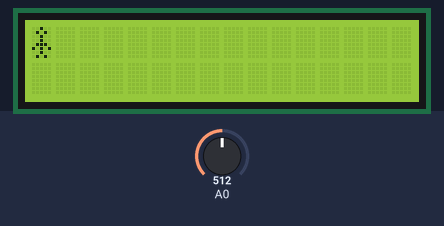
Bench run of a sketch on a simulated Arduino Uno, built with avr-gcc and run on an emulated ATmega328P. Shown: 16×2 character LCD. The test bench sets the inputs (shaded band); at power-on: A0 = 512.

Above: at 0.21 s.
At 1.42 s:
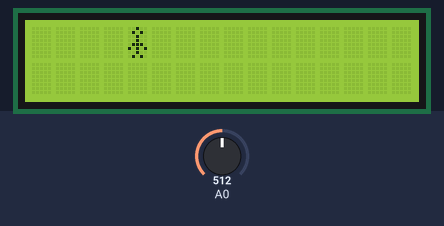
At 2.63 s:
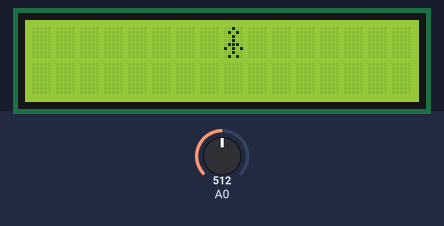
At 5.05 s:
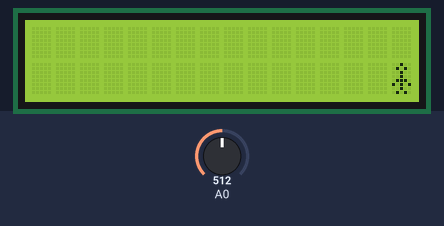
At 7.47 s:
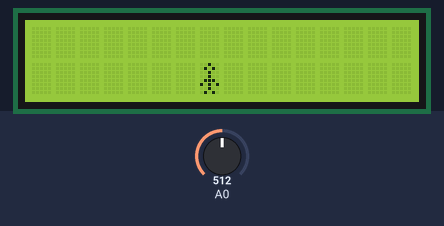
At 10.19 s:
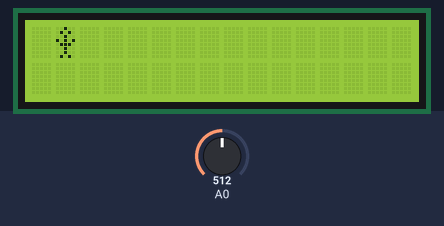

Measured:
- by itself, everything shown: repeats every 9.7 s, in 33 steps

The sketch:

adamak_motahara.ino
```cpp
#include <LiquidCrystal.h>
const int rs = 12, en = 11, d4 = 5, d5 = 4, d6 = 3, d7 = 2;
LiquidCrystal lcd(rs, en, d4, d5, d6, d7);


byte frownie[8] = {
  0b00000,
  0b00000,
  0b01010,
  0b00000,
  0b00000,
  0b00000,
  0b01110,
  0b10001
};

byte armsDown[8] = {
  0b00100,
  0b01010,
  0b00100,
  0b00100,
  0b01110,
  0b10101,
  0b00100,
  0b01010
};

byte armsUp[8] = {
  0b00100,
  0b01010,
  0b00100,
  0b10101,
  0b01110,
  0b00100,
  0b00100,
  0b01010
};

void setup() {

  lcd.begin(16, 2);

  // create a new character

  lcd.createChar(2, frownie);
  // create a new character
  lcd.createChar(3, armsDown);
  // create a new character
  lcd.createChar(4, armsUp);

  // set the cursor to the top left


  // Print a message to the lcd.


}

void loop() {
  // read the potentiometer on A0:
  int sensorReading = analogRead(A0);
  // map the result to 200 - 1000:
  int delayTime = map(sensorReading, 0, 1023, 200, 1000);
  // set the cursor to the bottom row, 5th position:
  for (int i = 0; i <= 15; i++) {
    if (i % 2 == 0) {
      lcd.setCursor(i, 0);
      lcd.write(3);
      delay(300);
       lcd.clear();
    }
    else if (i % 2 != 0) {
      lcd.setCursor(i, 0);

      lcd.write(4);

      delay(300);
       lcd.clear();}}


    for (int i = 15; i>= 0; i--) {
      if (i % 2 == 0) {
        lcd.setCursor(i, 1);
        lcd.write(4);
        delay(300);
         lcd.clear();
      }
      else if (i % 2 != 0) {
        lcd.setCursor(i, 1);
        lcd.write(3);

        delay(300);
         lcd.clear();


    }

}}
```
